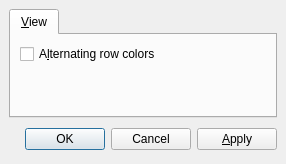
<ui version="4.0" >
 <author></author>
 <comment></comment>
 <exportmacro></exportmacro>
 <class>SettingsDialog</class>
 <widget class="QDialog" name="SettingsDialog" >
  <property name="geometry" >
   <rect>
    <x>0</x>
    <y>0</y>
    <width>286</width>
    <height>164</height>
   </rect>
  </property>
  <property name="windowTitle" >
   <string>Settings</string>
  </property>
  <layout class="QGridLayout" >
   <property name="margin" >
    <number>9</number>
   </property>
   <property name="spacing" >
    <number>6</number>
   </property>
   <item row="1" column="0" >
    <layout class="QHBoxLayout" >
     <property name="margin" >
      <number>0</number>
     </property>
     <property name="spacing" >
      <number>6</number>
     </property>
     <item>
      <spacer>
       <property name="orientation" >
        <enum>Qt::Horizontal</enum>
       </property>
       <property name="sizeHint" >
        <size>
         <width>17</width>
         <height>31</height>
        </size>
       </property>
      </spacer>
     </item>
     <item>
      <widget class="QPushButton" name="buttonOk" >
       <property name="text" >
        <string>OK</string>
       </property>
      </widget>
     </item>
     <item>
      <widget class="QPushButton" name="buttonCancel" >
       <property name="text" >
        <string>Cancel</string>
       </property>
      </widget>
     </item>
     <item>
      <widget class="QPushButton" name="buttonApply" >
       <property name="text" >
        <string>&amp;Apply</string>
       </property>
      </widget>
     </item>
    </layout>
   </item>
   <item row="0" column="0" >
    <widget class="QTabWidget" name="tabWidget" >
     <property name="currentIndex" >
      <number>0</number>
     </property>
     <widget class="QWidget" name="tabView" >
      <attribute name="title" >
       <string>&amp;View</string>
      </attribute>
      <layout class="QVBoxLayout" >
       <property name="margin" >
        <number>9</number>
       </property>
       <property name="spacing" >
        <number>6</number>
       </property>
       <item>
        <widget class="QCheckBox" name="checkBoxRowColors" >
         <property name="text" >
          <string>A&amp;lternating row colors</string>
         </property>
        </widget>
       </item>
       <item>
        <spacer>
         <property name="orientation" >
          <enum>Qt::Vertical</enum>
         </property>
         <property name="sizeHint" >
          <size>
           <width>20</width>
           <height>40</height>
          </size>
         </property>
        </spacer>
       </item>
      </layout>
     </widget>
    </widget>
   </item>
  </layout>
 </widget>
 <layoutdefault spacing="6" margin="11" />
 <pixmapfunction></pixmapfunction>
 <tabstops>
  <tabstop>tabWidget</tabstop>
  <tabstop>checkBoxRowColors</tabstop>
  <tabstop>buttonOk</tabstop>
  <tabstop>buttonCancel</tabstop>
  <tabstop>buttonApply</tabstop>
 </tabstops>
 <resources/>
 <connections/>
</ui>
